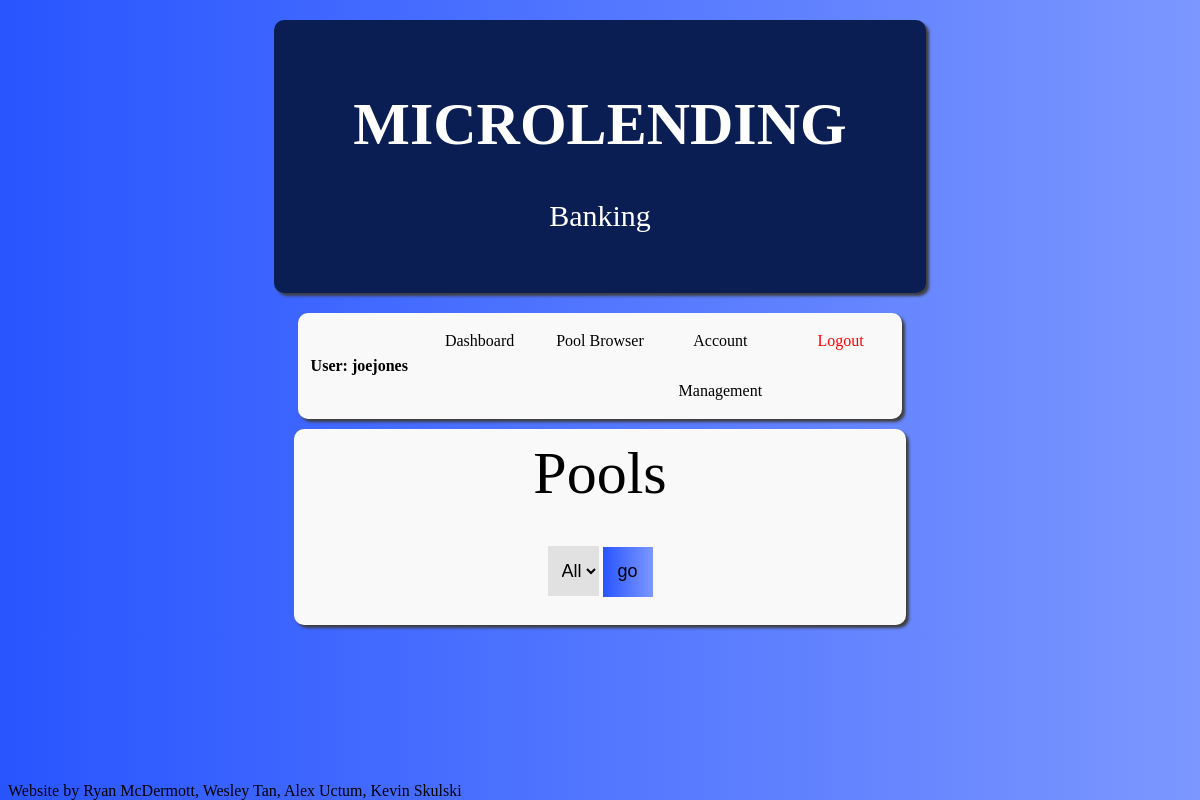
The page /poolBrowser (signed in) on the database as committed earlier.
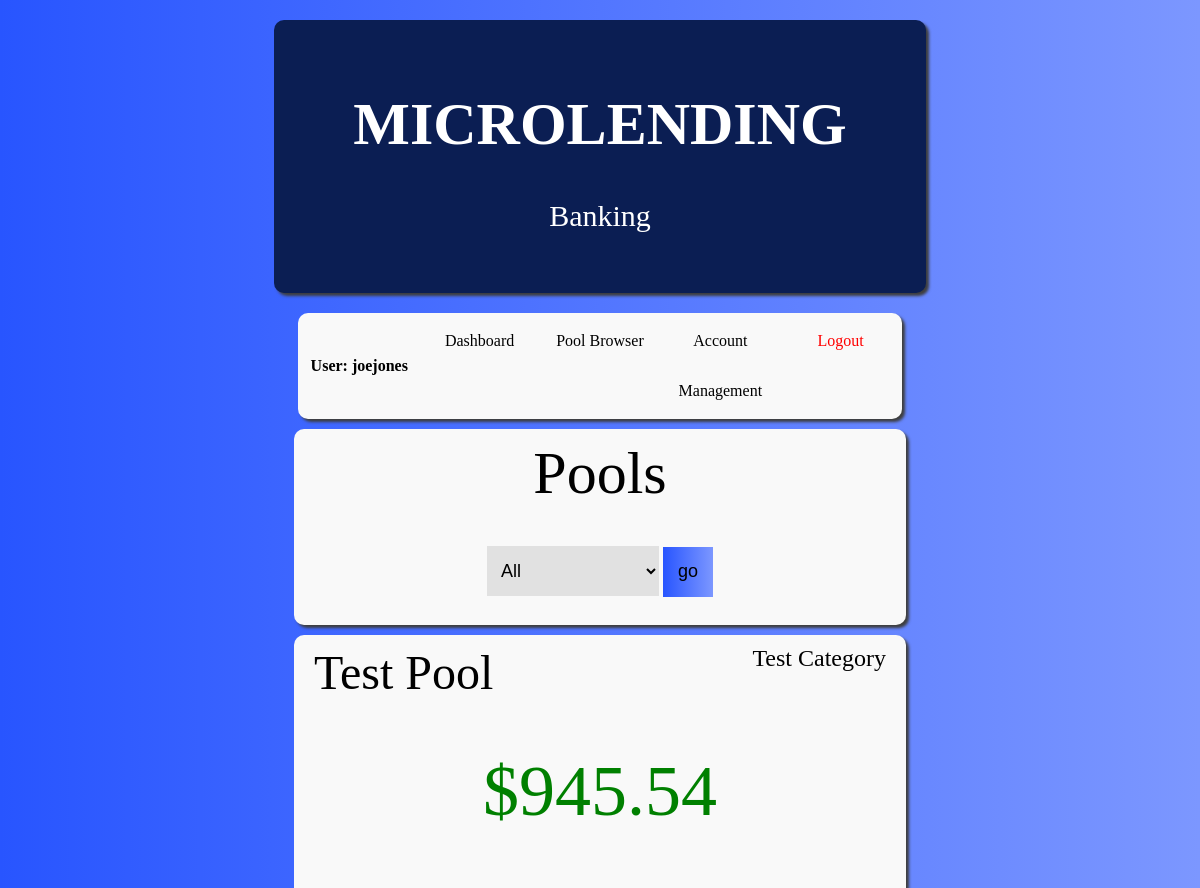
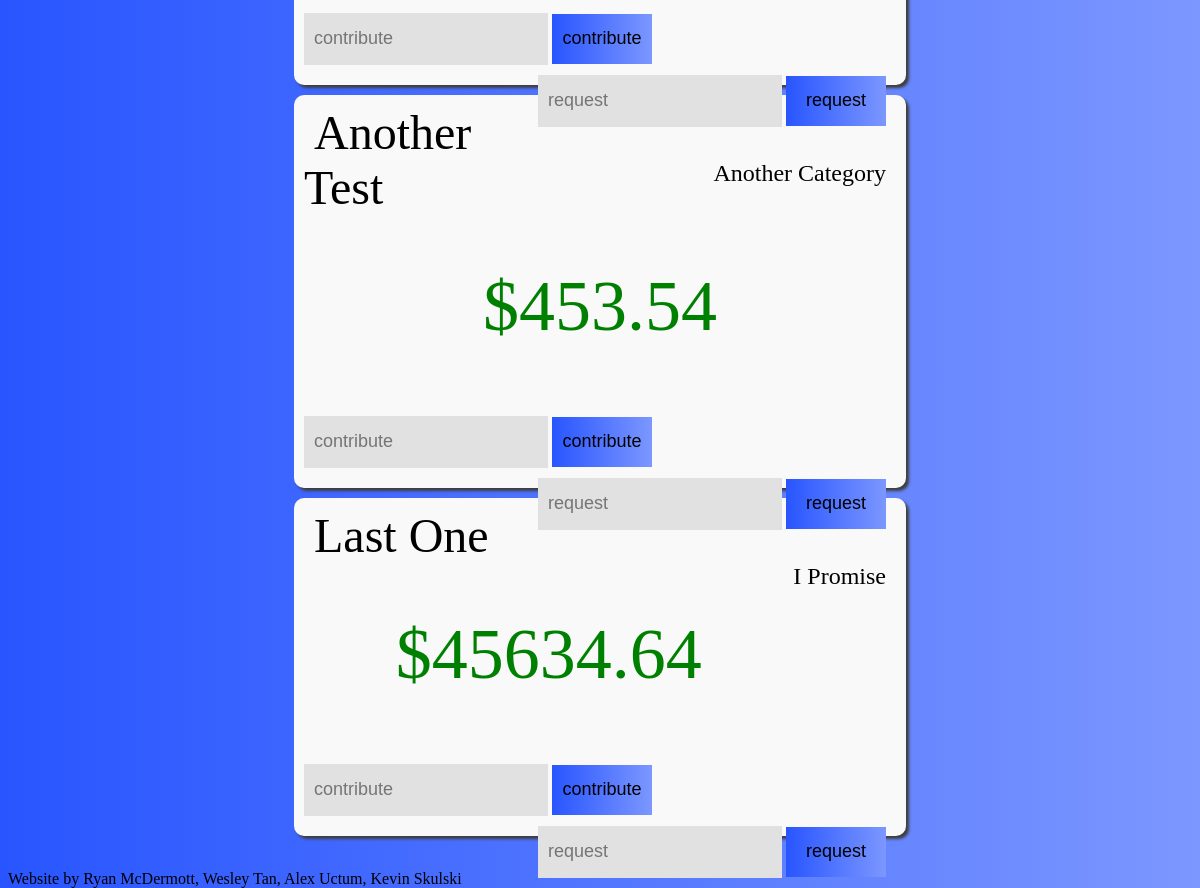
The same page on the database as committed later (2 pictures, top to bottom).
### models.py (models this page shows, shortened)
class User(db.Model):
    __tablename__ = "user"
    id = db.Column(db.Integer, primary_key=True)  # SQLAlchemy requires primary keys
    firstname = db.Column(db.String(100))
    lastname = db.Column(db.String(100))
    username = db.Column(db.String(100), unique=True)  # Usernames must be unique
    password = db.Column(db.String(100))
    isBankManager = db.Column(db.Integer)
    bank_accounts = relationship("BankAccount")
    pool_contributions = relationship("PoolContribution")
    loans = relationship("Loan")
    loan_requests = relationship("LoanRequest")

class Pool(db.Model):
    __tablename__ = "pool"
    id = db.Column(db.Integer, primary_key=True)
    name = db.Column(db.String(100))
    category = db.Column(db.String(100))
    amount = db.Column(db.Float)
    pool_contributions = relationship("PoolContribution")
    loan_requests = relationship("LoanRequest")

### routes.py (the view, shortened to what this page needs)
@main.route("/poolBrowser", methods=["GET", "POST"])
@login_required
def poolBrowser():
    user = User.query.filter_by(id=session["user_id"]).first()
    chosenCategory = "All"
    categoryQuery = [item[0] for item in Pool.query.with_entities(Pool.category)]
    categories = []
    for c in categoryQuery:
        if c not in categories:
            categories.append(c)
    pools = Pool.query.all()
    return render_template("poolBrowser.html", chosenCategory=chosenCategory, categories=categories,
                           pools=pools, isBankManager=user.isBankManager,user=user)

### routes.py (called while the page is built)
def login_required(f):
    @wraps(f)
    def wrap(*args, **kwargs):
        if "logged_in" in session:
            return f(*args, **kwargs)
        else:
            return redirect(url_for(".login"))
    return wrap

### templates/poolBrowser.html (shortened to what this page needs)
<!DOCTYPE html>
<html lang="en">
<head>
    <link rel="stylesheet" href="{{ url_for('static', filename='styles/poolStyle.css') }}">
</head>
<body class="root">
    {% with isBankManager=isBankManager %}
        {% include 'header.html' %}
    {% endwith %}
    <div class="poolContainer" style="text-align: center">
        <span class="title">Pools</span>
        <br>
        <form action="{{ url_for('main.poolBrowser') }}" method="post">
            <select name="categoryList" class="categoryList">
                <option disabled selected value> {{ chosenCategory }} </option>
            </select>
            <button class="submitButton" type="submit">go</button>
        </form>
        <br><br>
    </div>
    {% for pool in pools %}
    <div class="poolContainer">
        <span class="poolName">{{ pool.name }}</span>
        <span class="poolCategory">{{ pool.category }}</span>
        <br>
        <span class="poolAmount">${{ "%.2f" | format(pool.amount) }}</span>
        <br>
        <form action="/contributeToPool" method="post" class="contribution">
            <input class="poolTextbox" type="text" placeholder="contribute" name="contribute"/>
            <button class="poolButton" type="submit">contribute</button>
        </form>
        <form action="/requestFromPool" method="post" class="request">
            <input class="poolTextbox" type="text" placeholder="request" name="request"/>
            <button class="poolButton" type="submit">request</button>
        </form>
    </div>
    {% endfor %}
</body>
<footer style="position: absolute; bottom: 0px;">Website by Ryan McDermott, Wesley Tan, Alex Uctum, Kevin Skulski</footer>
</html>

### templates/header.html (shortened to what this page needs)
<!DOCTYPE html>
<html lang="en">
<head>
    <link rel="stylesheet" href="{{ url_for('static', filename='styles/headerStyle.css') }}">
</head>
<div class="header">
    <h1>MICROLENDING</h1>
    <p>Banking</p>
</div>
<body class="root">
        <table>
            <th>User: {{user.username}}</th>
            <td><a href="{{ url_for('main.dashboard') }}">Dashboard</a></td>
            <td><a href="{{ url_for('main.poolBrowser') }}">Pool Browser</a></td>
            <td><a href="{{ url_for('main.accountManagement') }}">Account Management</a></td>
            <td><a href="{{ url_for('main.logout') }}" style="color: Red;">Logout</a></td>
        </table>
</body>
</html>

### static/styles/poolStyle.css (style rules this page uses)
.root { font-family: Verdana; background-image: linear-gradient(to right, #2855FF, #7C97FF); }
.title { font-size: 60px; display: block; padding-bottom: 20px; }
.categoryList { font-size: 18px; background-color: #E1E1E1; height: 50px; border: none; outline: none; padding-left: 10px; }
option { border: 1px solid gray; }
button { font-size: large; height: 50px; border: none; outline: none; background-image: linear-gradient(to right, #2855FF, #7C97FF); }
.submitButton { font-size: 18px; width: 50px; }
.poolContainer { width: 50%; background-color: #F9F9F9; margin: 10px auto auto auto; padding: 10px 10px 10px 10px; box-shadow: 3px 3px 3px #3E3E3E; border-radius: 10px; }
.poolName { font-size: 48px; padding-left: 10px; }
.poolCategory { font-size: 24px; padding-right: 10px; float: right; }
.poolAmount { color: green; font-size: 72px; margin: auto; display: table; padding: 50px 0px 50px 0px; }
.poolTextbox { outline: none; height: 50px; background-color: #E1E1E1; border: none; margin-bottom: 10px; padding-left: 10px; font-size: 18px; }
.poolButton { width: 100px; }
form { display: inline-block; }
.request { padding-right: 10px; float: right; }

### static/styles/headerStyle.css (style rules this page uses)
div { width: 50%; background-color: #F9F9F9; margin: 20px auto auto auto; padding: 10px 10px 10px 10px; box-shadow: 3px 3px 3px #3E3E3E; border-radius: 10px; }
.header { padding: 30px; text-align: center; background: #0b1e53; color: rgb(255, 255, 255); font-size: 30px; }
a { line-height: 50px; font-size: 16px; text-decoration: none; color: black; display: block; height: 100%; }
table { background-color: #F9F9F9; border-radius: 10px; box-shadow: 3px 3px 3px #3E3E3E; margin: 20px auto auto auto; table-layout: fixed; width: 51%; }
td { color: black; border-radius: 10px; text-align: center; height: 50px; }
.title { font-size: 60px; display: block; padding-bottom: 20px; }
.categoryList { font-size: 18px; background-color: #E1E1E1; height: 50px; border: none; outline: none; padding-left: 10px; }
button { font-size: large; height: 50px; border: none; outline: none; background-image: linear-gradient(to right, #2855FF, #7C97FF); }
.submitButton { font-size: 18px; width: 50px; }

Rows that differ between the two databases and show on the page:
added Pool: name "Test Pool", category "Test Category", amount "945.54"
added Pool: name "Another Test", category "Another Category", amount "453.54"
added Pool: name "Last One", category "I Promise", amount "45634.64"
